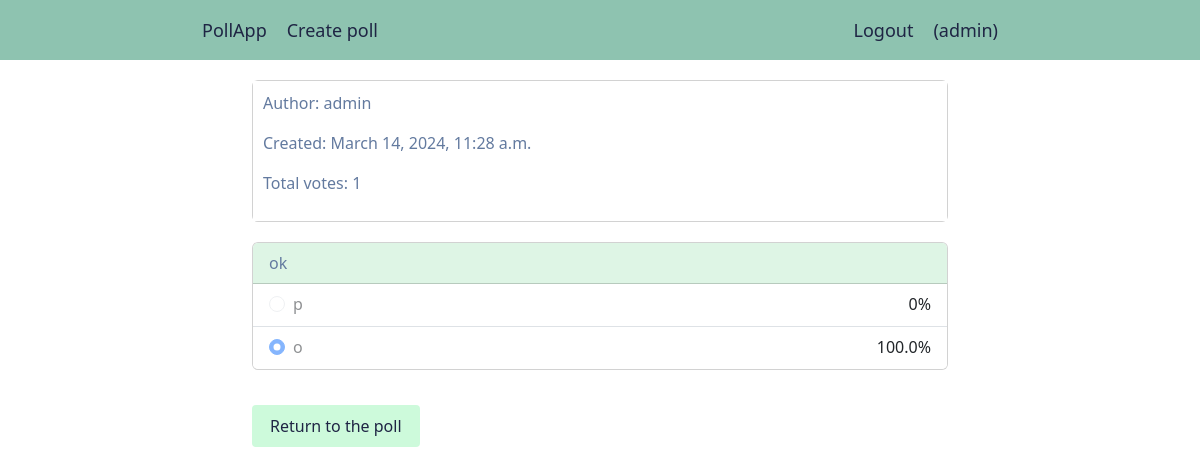
The app's page /poll/detail/13/result/ (signed in), older data.
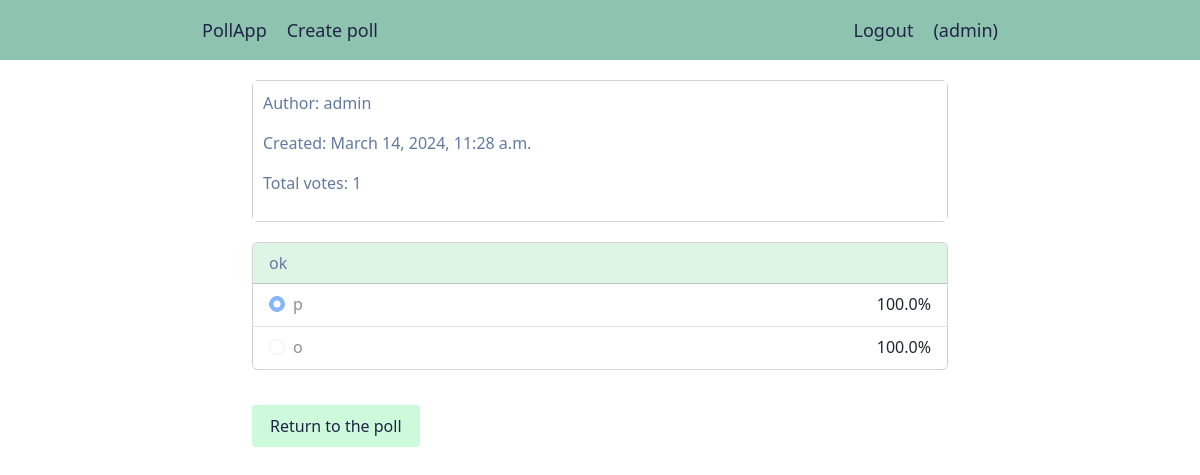
The same page, newer data.
### poll/models.py (models this page shows, shortened)
class Choice(models.Model):
    poll = models.ForeignKey(
        Poll, on_delete=models.CASCADE, related_name='choices'
    )
    choice = models.CharField(max_length=200)
    votes = models.PositiveIntegerField(default=0)

### poll/views.py (the view)
# urls.py: path('detail/<pk>/result/', views.PollResultView.as_view(), name='result'),
class PollResultView(TemplateResponseMixin, View):
    template_name = 'polls/result.html'
    poll = None
    def dispatch(self, request, *args, **kwargs):
        self.poll = self.get_object(kwargs.get('pk'))
        return super().dispatch(request, *args, **kwargs)
    def get_object(self, pk: int) -> None:
        return Poll.objects.select_related('owner').get(id=pk)
    def get_selected_choice(self, user, queryset):
        return user.get_selected_choice(queryset)
    def get(self, request, pk):
        selected_choice = self.get_selected_choice(
            request.user, self.poll.choices.all()
        )
        context = {
            'poll': self.poll,
            'result': self.poll.get_result(),
            'selected_choice': selected_choice,
        }
        return self.render_to_response(context)

### poll/models.py (called while the page is built)
    def get_result(self) -> dict['Choice', float]:
        result = {}
        choices = self.choices.all()
        for choice in choices:
            if not choice.votes or not self.votes:
                result[choice] = 0
            else:
                result[choice] = round((choice.votes / self.votes) * 100, 2)
        return result

### users/models.py (called while the page is built)
    def get_selected_choice(
        self, queryset: models.QuerySet
    ) -> Optional[Choice]:
        selected_choice = self.selected_choices.filter(
            id__in=queryset.values('id')
        ).first()
        return selected_choice

### poll/templates/polls/result.html (shortened to what this page needs)
{% extends "base.html" %}
{% block content %}
	<div class="card">
  	<div class="card-body card-info">
    	<p>Author: {{ poll.owner }}</p>
    	<p>Created: {{ poll.created }}</p>
    	<p>Total votes: {{ poll.votes }}</p>
  	</div>
	</div>
	<div class="card">
		<div class="card-header">
	  	{{ poll.title }}
		</div>
	    <ul class="list-group list-group-flush">
		    {% for choice, value in result.items %}
				  <li class="list-group-item">
				    <div class="form-check form-check-inline">
			  			<input class="form-check-input" type="radio" name="choices" id="{{ choice.id }}" value="{{ choice.id }}"
			  			{% if selected_choice.id == choice.id %}checked disabled{% else %}disabled{% endif %}>
			  			<label class="form-check-label" for="{{ choice.id }}">
			  				{{ choice.choice }}
			  			</label>
						</div>
						{{ value }}%
					</li>
		    {% endfor %}
		  </ul>
	</div>
	<a href="{% url 'poll:detail' poll.id %}" class="btn btn-mint">Return to the poll</a>
{% endblock %}

Row changes from the older to the newer data that the page shows:
changed Choice (number 1 of 2 on the later page): choices "☐ p" → "☑ p"; votes "0" → "100.0"
computed for Choice (number 2 of 2 on the later page): choices "☑ o" → "☐ o"
